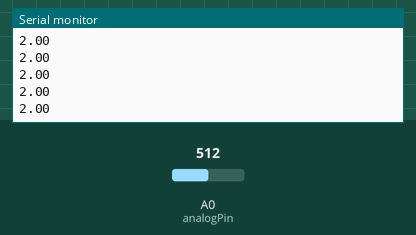
Recording of a sketch running on a simulated Arduino Uno, built with avr-gcc and run on an emulated ATmega328P. Shown: the last lines printed to the serial monitor. The test bench sets the inputs (shaded band); at power-on: A0 (analogPin) = 512.

Above: at 1.2 s.
1.3 s: A0 (analogPin) set to 716
At 2.2 s:
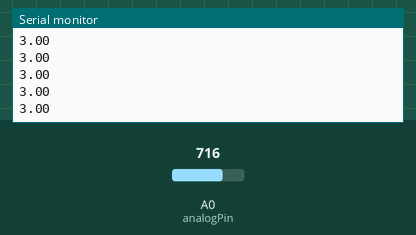
2.8 s: A0 (analogPin) set to 900
At 3.8 s:
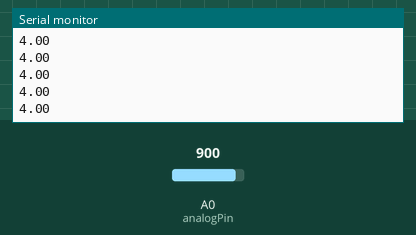
Timing chart, 0 to 5.8 s (numbered marks = the images above; inputs shaded):
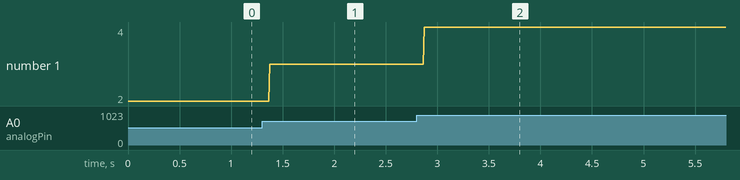

Measured:
- after the input at 1.3 s, the serial monitor: prints a new line after 0.07 s (image 1)
- after the input at 2.8 s, the serial monitor: prints a new line after 0.07 s (image 2)
- plotted number 1: 2 → 3 after the input at 1.3 s, 3 → 4 after the input at 2.8 s

The sketch:

read_1line_V.ino
```cpp
#define analogPin 0

float V = 0;
int digitalV = 0;

void setup() {
  // put your setup code here, to run once:
  Serial.begin(9600);
}

void loop() {
  // put your main code here, to run repeatedly:
  digitalV = analogRead(analogPin);
  V = 5*digitalV/1023;
  Serial.println(V);
}
```
